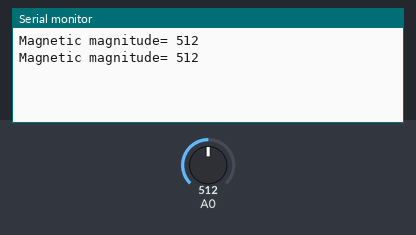
The sketch below on a simulated Arduino Uno, built with avr-gcc and run on an emulated ATmega328P. Shown: the last lines printed to the serial monitor. The inputs (shaded band) are chosen by the test bench; at power-on: A0 = 512.

Above: at 1.8 s.
1.9 s: A0 set to 744
At 2.7 s:
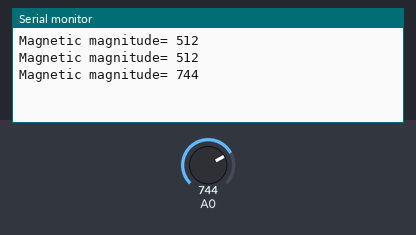
3.4 s: A0 set to 765
At 4.8 s:
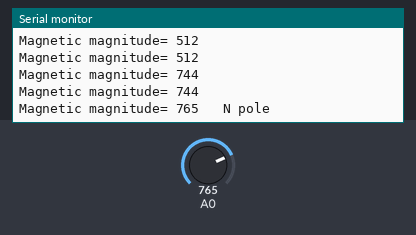

Measured:
- the behaviour switches between 750 and 751 on A0 (found by bisection; images 1 and 2)
- after the input at 1.9 s, the serial monitor: prints a new line after 0.10 s (image 1)
- after the input at 3.4 s, the serial monitor: prints a new line after 0.60 s (image 2)

The sketch:

ngt_hall_sensor.ino
```cpp
// Faya-Nugget Sample Code
// Date: 2015/1/26
// Module Name: Hall Sensor
// Module Number: #ngt-ss-hall-1A
// Description: Determine the magnetic pole of the Hall sensor and show the results in serial monitor.
//              When the north pole of the magnet face to the Hall sensor, it shows N pole.
//              When the south pole of the magnet face to the Hall sensor, it shows S pole.

// Wiring: Module Pin ==> Arduino Pin
//               Vout ==> A0

void setup()
{
  Serial.begin(9600);          //Setup uart baud rate
}


void loop()
{
  int magnet;
  magnet=analogRead(A0);      //Read hall module Vout pin value

  Serial.print("Magnetic magnitude= ");
  Serial.print(magnet);        //Show hall module analog voltage value
  Serial.print("   ");

  if(magnet > 750)            //Magnet N pole
    Serial.print("N pole");
  else if(magnet < 250)       //Magnet S pole
    Serial.print("S pole");

  Serial.println();
  delay(1000);
}
```
